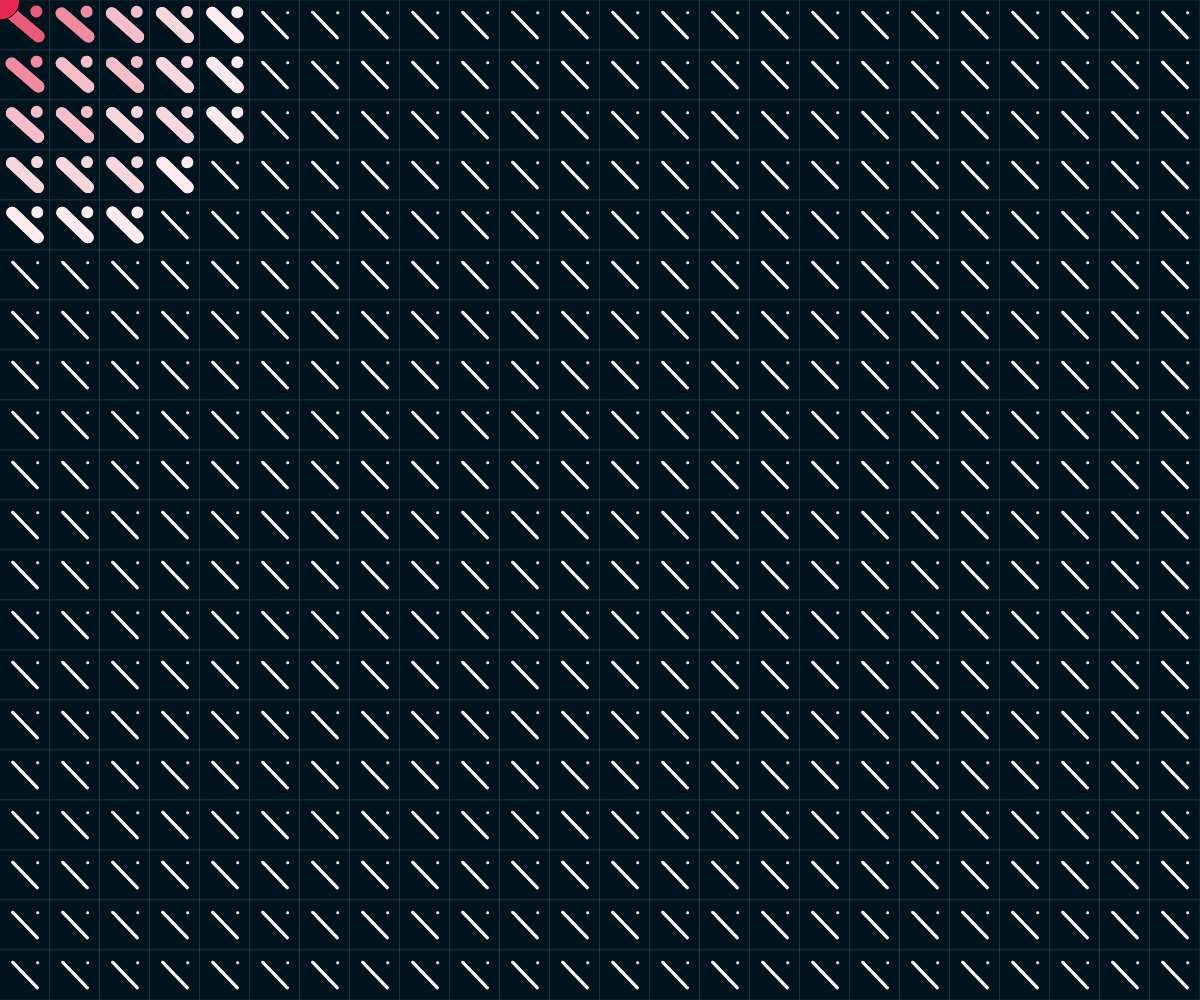
Frame 1 (no input)
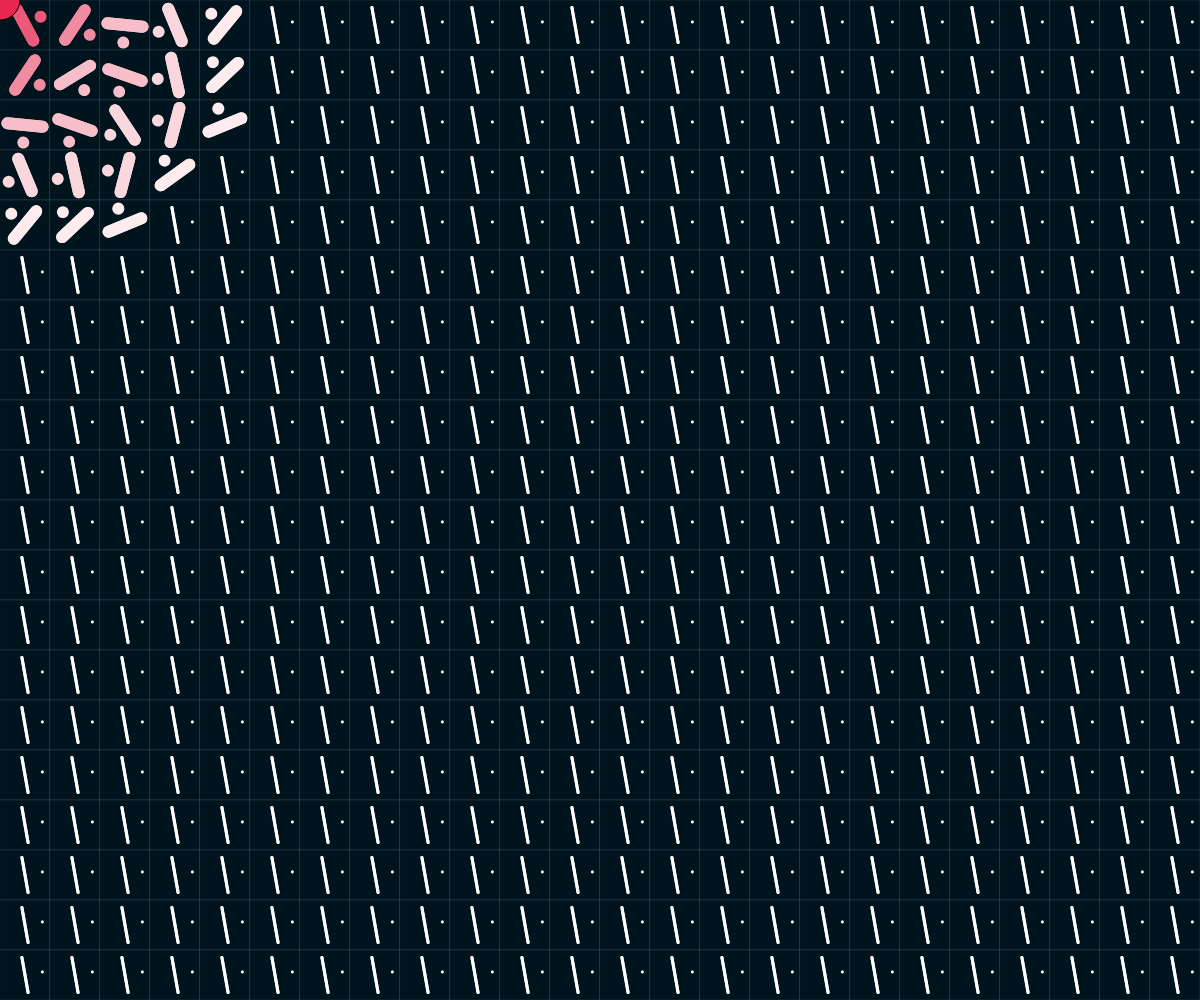
Frame 60 (no input)
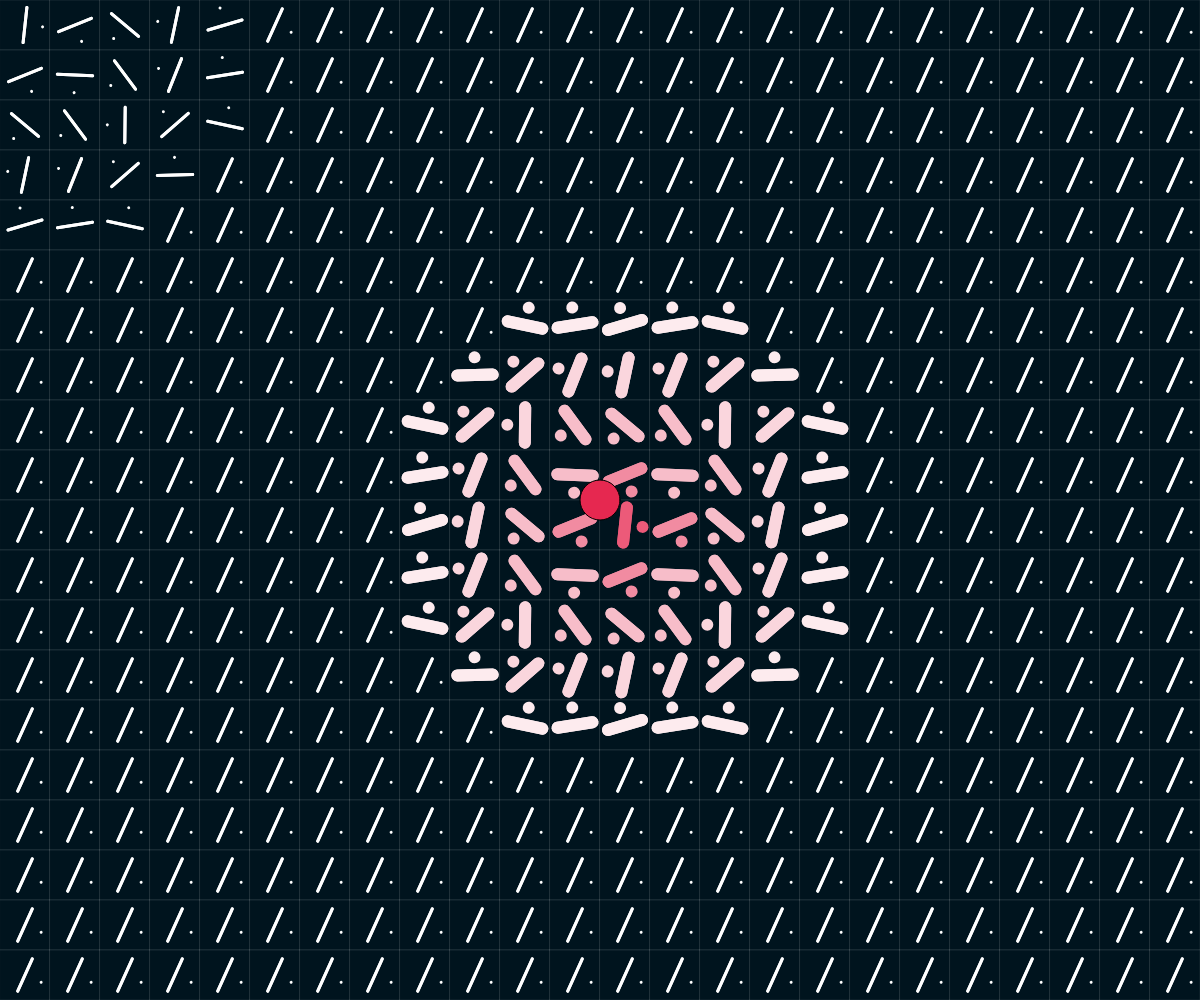
Frame 120 (the mouse pressed at the canvas centre since frame 60)

The p5.js sketch that drew these frames (run headless with seeded random() and noise() and a simulated clock; from frame 60 on, the mouse is pressed at the canvas centre):

// p5.js sketch
// ── sketch.js
// Pia Scharf - 2021

let w;
let h;

let grid;

let colors = [];


function setup() {
  w = windowWidth;
  h = windowHeight;
  createCanvas(w, h);

  colors = [color(253, 235, 238), color(250, 214, 221), color(247, 189, 201), color(241, 139, 161), color(236, 90, 121)];



  grid = new Grid(50);

    let offsetRandom = true;

  if (offsetRandom) {
    mouseX = w / 2 + int(random(-w / 10, w / 10));
    mouseY = h / 2 + int(random(-h / 4, h / 4));
  } else {
    mouseX = w / 2;
    mouseY = h / 2;
  }

}


function draw() {
  background(220);
  grid.estimateAngle();
  grid.displayGrid();
  grid.displayUser();

  

}

function user() {

  push();

  fill(230, 40, 80);
  ellipse(mouseX, mouseY, 20, 20);
  pop();

}

class Grid {

  constructor(l) {
    this.l = l;
    this.quads = [];
    this.initGrid();
    this.userR = w/30;


  }
  
      
  displayUser() {

  push();
  fill(230, 40, 80);
  ellipse(mouseX, mouseY, this.userR);
  pop();

}

  initGrid() {
    for (let i = 0; i < w / this.l; i++) {
      for (let j = 0; j < h / this.l; j++) {



        let q = new Quad(i * this.l, j * this.l, this.l, this.colors);
        this.quads.push(q);


      }
    }
  }

  estimateAngle() {

    for (let i = 0; i < this.quads.length; i++) {
      let quad = this.quads[i];
      quad.calculateAngle();


    }
  }

  displayGrid() {

    for (let i = 0; i < this.quads.length; i++) {
      let quad = this.quads[i];

      quad.displayQuad();
      quad.lineQuad();
    }
  }
}


class Quad {

  constructor(x, y, l, c) {
    this.x = x;
    this.y = y;
    this.l = l
    this.a = 0.01;
    this.outerR = l*5;

    this.colors = c;

    this.weight = 3;
    this.colorStroke = (255);

  }


  lineQuad() {


    push();
    translate(this.x, this.y);
    stroke(this.colorStroke);
    strokeWeight(this.weight);
    translate(this.l / 2, this.l / 2);
    rotate(this.a);
    
    line(-this.l / 4, -this.l / 4, this.l / 4, this.l / 4);
    
    // Line + Dot:
    line(-this.l / 4, -this.l / 4, this.l / 4, this.l / 4);
    point(this.l / 4, -this.l / 4);
  
    pop();

  }

  calculateAngle() {

    let d = int(dist(this.x, this.y, mouseX, mouseY));
    if (d < this.outerR) {
      this.a = this.a + map(d, 0, this.outerR, -0.1, -0.01);
      //this.colorStroke = color(255,0,0);

      let colorCode = int(map(d, 0, this.outerR, colors.length - 1, 0));


      this.colorStroke = colors[colorCode];

      this.weight = 12;
    } else {

      this.a = this.a + 0.01;
      this.colorStroke = (255);
      this.weight = 3;

    }


  }

  displayQuad() {
    //fill(0);
    push();
    translate(this.x, this.y);
    fill(0, 20, 30);
    stroke(255);
    strokeWeight(0.1);
    rect(0, 0, this.l, this.l)

    pop();

  }


}
